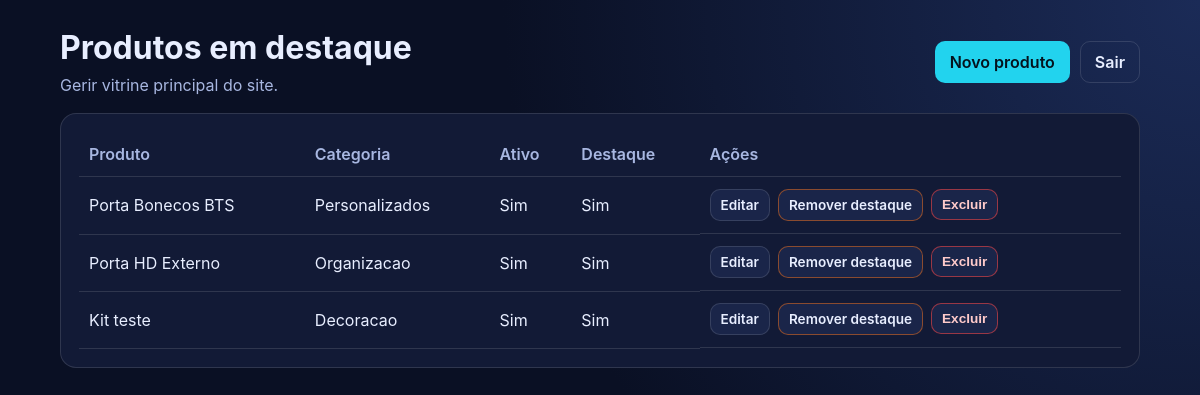
/adm/ (signed in), run on the app's committed database.
### landing/models.py (models this page shows, shortened)
class TimeStampedModel(models.Model):
    created_at = models.DateTimeField(auto_now_add=True)
    updated_at = models.DateTimeField(auto_now=True)
    class Meta:
        abstract = True

class Product(TimeStampedModel):
    category = models.ForeignKey(Category, related_name="products", on_delete=models.PROTECT)
    name = models.CharField(max_length=120)
    slug = models.SlugField(max_length=150, unique=True)
    short_description = models.CharField(max_length=220)
    description = models.TextField(blank=True)
    image = models.ImageField(upload_to="products/", blank=True)
    price = models.DecimalField(max_digits=10, decimal_places=2, null=True, blank=True)
    is_featured = models.BooleanField(default=True)
    is_active = models.BooleanField(default=True)
    order = models.PositiveIntegerField(default=0)
    class Meta:
        ordering = ["order", "-created_at"]
        verbose_name = "Produto"
        verbose_name_plural = "Produtos"

class Category(TimeStampedModel):
    name = models.CharField(max_length=80, unique=True)
    slug = models.SlugField(max_length=100, unique=True)
    description = models.TextField(blank=True)
    icon = models.CharField(max_length=40, default="fa-cube")
    order = models.PositiveIntegerField(default=0)
    is_active = models.BooleanField(default=True)
    class Meta:
        ordering = ["order", "name"]
        verbose_name = "Categoria"
        verbose_name_plural = "Categorias"

### landing/views.py (the view)
# urls.py: path("adm/", backoffice_dashboard, name="backoffice_dashboard"),
@login_required
def backoffice_dashboard(request):
    products = Product.objects.select_related("category")
    return render(
        request,
        "landing/backoffice/dashboard.html",
        {"products": products},
    )

### landing/templates/landing/backoffice/dashboard.html (shortened to what this page needs)
{% load static %}
<!DOCTYPE html>
<html lang="pt">
<head>
    <link rel="stylesheet" href="{% static 'css/backoffice/backoffice.css' %}">
</head>
<body class="backoffice-body">
    <div class="bo-shell">
        <header class="bo-header">
            <div>
                <h1>Produtos em destaque</h1>
                <p>Gerir vitrine principal do site.</p>
            </div>
            <div class="bo-actions">
                <a href="{% url 'landing:backoffice_product_create' %}" class="btn-primary">Novo produto</a>
                <a href="{% url 'landing:backoffice_logout' %}" class="btn-secondary">Sair</a>
            </div>
        </header>
        <section class="bo-card">
            <div class="table-wrap">
                <table>
                    <thead>
                        <tr>
                            <th>Produto</th>
                            <th>Categoria</th>
                            <th>Ativo</th>
                            <th>Destaque</th>
                            <th>Ações</th>
                        </tr>
                    </thead>
                    <tbody>
                        {% for product in products %}
                            <tr>
                                <td>{{ product.name }}</td>
                                <td>{{ product.category.name }}</td>
                                <td>{{ product.is_active|yesno:"Sim,Não" }}</td>
                                <td>{{ product.is_featured|yesno:"Sim,Não" }}</td>
                                <td class="actions">
                                    <a href="{% url 'landing:backoffice_product_edit' product.id %}" class="btn-small">Editar</a>
                                    <a href="{% url 'landing:backoffice_product_toggle_featured' product.id %}" class="btn-small {% if product.is_featured %}btn-warn{% else %}btn-success{% endif %}">
                                        {% if product.is_featured %}Remover destaque{% else %}Colocar em destaque{% endif %}
                                    </a>
                                    <form method="post" action="{% url 'landing:backoffice_product_delete' product.id %}" class="delete-product-form" data-product-name="{{ product.name }}">
                                        <button type="submit" class="btn-small btn-danger">Excluir</button>
                                    </form>
                                </td>
                            </tr>
                        {% empty %}
                            <tr>
                                <td colspan="5">Sem produtos cadastrados no momento.</td>
                            </tr>
                        {% endfor %}
                    </tbody>
                </table>
            </div>
        </section>
    </div>
</body>
</html>

### static/css/backoffice/backoffice.css (style rules this page uses)
:root { --bg: #0a1024; --panel: #121a36; --panel-2: #1a2549; --text: #e8eeff; --muted: #a8b7e1; --line: rgba(255, 255, 255, 0.12); --primary: #22d3ee; --warn: #f97316; --success: #22c55e; }
* { box-sizing: border-box; }
body.backoffice-body { margin: 0; font-family: Inter, Arial, sans-serif; background: radial-gradient(circle at top right, #1b2b57, var(--bg) 55%); color: var(--text); }
.bo-shell { width: min(1080px, 92%); margin: 28px auto 40px; }
.bo-header { display: flex; align-items: center; justify-content: space-between; gap: 16px; margin-bottom: 18px; }
.bo-header h1 { margin: 0 0 8px; }
.bo-header p { margin: 0; color: var(--muted); }
.bo-actions { display: flex; gap: 10px; flex-wrap: wrap; }
.bo-card { background: var(--panel); border: 1px solid var(--line); border-radius: 16px; padding: 18px; }
.table-wrap { width: 100%; overflow-x: auto; }
table { width: 100%; border-collapse: collapse; min-width: 760px; }
th, td { text-align: left; border-bottom: 1px solid var(--line); padding: 12px 10px; }
th { color: var(--muted); font-weight: 600; }
.actions { display: flex; gap: 8px; flex-wrap: wrap; }
.actions form { margin: 0; }
.btn-primary, .btn-secondary, .btn-small { text-decoration: none; border: 1px solid transparent; border-radius: 10px; padding: 10px 14px; font-weight: 600; display: inline-block; color: #04131d; background: var(--primary); }
.btn-secondary { background: transparent; border-color: var(--line); color: var(--text); }
.btn-small { padding: 7px 10px; font-size: 0.85rem; background: var(--panel-2); color: var(--text); border-color: var(--line); }
.btn-warn { border-color: rgba(249, 115, 22, 0.5); }
.btn-danger { border-color: rgba(239, 68, 68, 0.6); color: #fecaca; }

### data on the page
Product: name "Porta Bonecos BTS", category.name "Personalizados", is_active "Sim", is_featured "Sim", shows "Remover destaque"
Product: name "Porta HD Externo", category.name "Organizacao", is_active "Sim", is_featured "Sim", shows "Remover destaque"
Product: name "Kit teste", category.name "Decoracao", is_active "Sim", is_featured "Sim", shows "Remover destaque"
